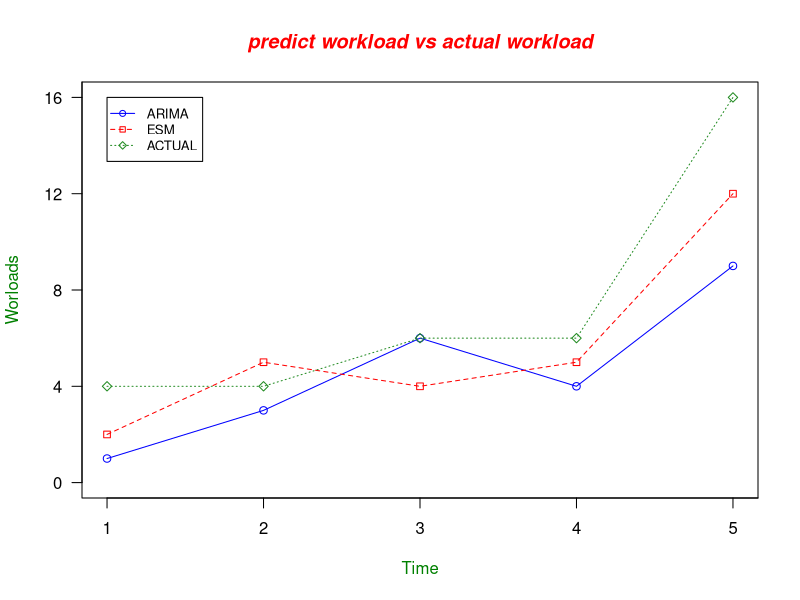

Reproduce this figure in R.
#!/usr/local/bin/Rscript

# ref:  
# http://www.harding.edu/fmccown/r/
# https://plot.ly/r/line-and-scatter/


setwd("/Users/yuanxu/Developer/autoscaling/predict_workloads")

workloads_data <- read.table("data/sample-output.dat", header=T, sep="\t") 

# Compute the largest y value used in the data (or we could
# just use range again)
max_y <- max(workloads_data)

# Define colors to be used for ARIMA, ESM, ACTUAL
plot_colors <- c("blue","red","forestgreen")

# Start PDF device driver to save output to figure.pdf
pdf(file="figure.pdf", bg="white")

# Graph autos using y axis that ranges from 0 to max_y.
# Turn off axes and annotations (axis labels) so we can 
# specify them ourself
plot(workloads_data$ARIMA, type="o", col=plot_colors[1], 
   ylim=c(0,max_y), axes=FALSE, ann=FALSE)

# Make x axis using Mon-Fri labels
# axis(1, at=1:5, lab=c("Mon", "Tue", "Wed", "Thu", "Fri"))
axis(1, at=1:10)

# Make y axis with horizontal labels that display ticks at 
# every 4 marks. 4*0:max_y is equivalent to c(0,4,8,12).
axis(2, las=1, at=4*0:max_y)

# Create box around plot
box()

# Graph ESM with red dashed line and square points
lines(workloads_data$ESM, type="o", pch=22, lty=2, 
   col=plot_colors[2])

# Graph ACTUAL with green dotted line and diamond points
lines(workloads_data$ACTUAL, type="o", pch=23, lty=3, 
   col=plot_colors[3])

# Create a title with a red, bold/italic font
title(main="predict workload vs actual workload", col.main="red", font.main=4)

# Label the x and y axes with dark green text
title(xlab= "Time", col.lab=rgb(0,0.5,0))
title(ylab= "Worloads", col.lab=rgb(0,0.5,0))

# Create a legend at (1, max_y) that is slightly smaller 
# (cex) and uses the same line colors and points used by 
# the actual plots
legend(1, max_y, names(workloads_data), cex=0.8, col=plot_colors, 
   pch=21:23, lty=1:3);
   
# Turn off device driver (to flush output to png)
dev.off()
